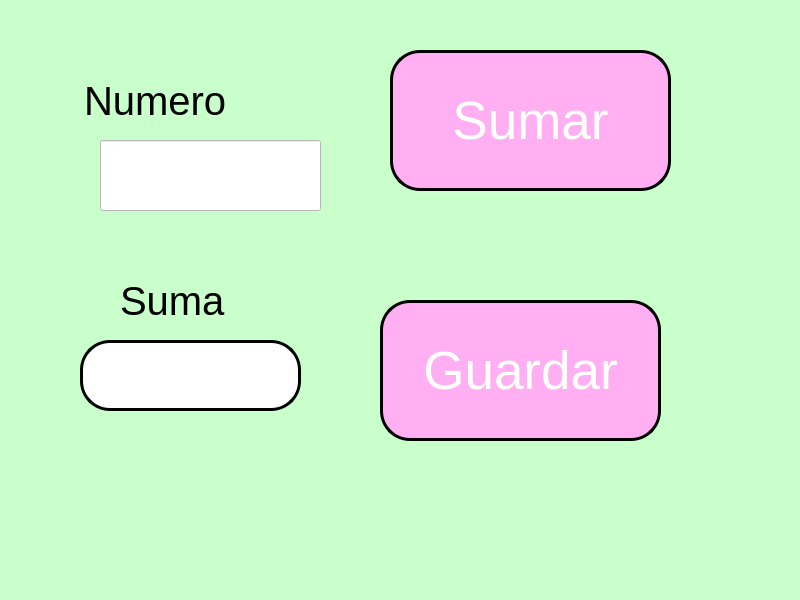
<?xml version="1.0" encoding="UTF-8"?>
<ui version="4.0">
 <class>MainWindow</class>
 <widget class="QMainWindow" name="MainWindow">
  <property name="geometry">
   <rect>
    <x>0</x>
    <y>0</y>
    <width>800</width>
    <height>600</height>
   </rect>
  </property>
  <property name="windowTitle">
   <string>MainWindow</string>
  </property>
  <property name="styleSheet">
   <string notr="true">background-color: rgb(170, 255, 255);
background-color: rgb(201, 255, 203);</string>
  </property>
  <widget class="QWidget" name="centralwidget">
   <widget class="QPushButton" name="btn_agregar">
    <property name="geometry">
     <rect>
      <x>390</x>
      <y>50</y>
      <width>281</width>
      <height>141</height>
     </rect>
    </property>
    <property name="font">
     <font>
      <pointsize>40</pointsize>
     </font>
    </property>
    <property name="styleSheet">
     <string notr="true">background-color:rgb(9,121,163);
background-color: rgb(255, 175, 242);
color:rgb(255,255,255);
border-radius: 30px;
border: 3px solid black;</string>
    </property>
    <property name="text">
     <string>Sumar</string>
    </property>
   </widget>
   <widget class="QLineEdit" name="txt_numero">
    <property name="geometry">
     <rect>
      <x>100</x>
      <y>140</y>
      <width>221</width>
      <height>71</height>
     </rect>
    </property>
    <property name="font">
     <font>
      <pointsize>40</pointsize>
     </font>
    </property>
    <property name="styleSheet">
     <string notr="true">background-color: rgb(255, 255, 255);</string>
    </property>
    <property name="text">
     <string/>
    </property>
    <property name="alignment">
     <set>Qt::AlignCenter</set>
    </property>
   </widget>
   <widget class="QLabel" name="label">
    <property name="geometry">
     <rect>
      <x>84</x>
      <y>80</y>
      <width>171</width>
      <height>41</height>
     </rect>
    </property>
    <property name="font">
     <font>
      <pointsize>30</pointsize>
     </font>
    </property>
    <property name="text">
     <string>Numero</string>
    </property>
   </widget>
   <widget class="QLabel" name="label_2">
    <property name="geometry">
     <rect>
      <x>120</x>
      <y>280</y>
      <width>141</width>
      <height>41</height>
     </rect>
    </property>
    <property name="font">
     <font>
      <pointsize>30</pointsize>
     </font>
    </property>
    <property name="text">
     <string>Suma</string>
    </property>
   </widget>
   <widget class="QLineEdit" name="txt_suma">
    <property name="geometry">
     <rect>
      <x>80</x>
      <y>340</y>
      <width>221</width>
      <height>71</height>
     </rect>
    </property>
    <property name="font">
     <font>
      <pointsize>40</pointsize>
     </font>
    </property>
    <property name="styleSheet">
     <string notr="true">background-color: rgb(255, 255, 255);
border-radius: 30px;
border: 3px solid black;</string>
    </property>
    <property name="text">
     <string/>
    </property>
    <property name="alignment">
     <set>Qt::AlignCenter</set>
    </property>
   </widget>
   <widget class="QPushButton" name="btn_guardar">
    <property name="geometry">
     <rect>
      <x>380</x>
      <y>300</y>
      <width>281</width>
      <height>141</height>
     </rect>
    </property>
    <property name="font">
     <font>
      <pointsize>40</pointsize>
     </font>
    </property>
    <property name="styleSheet">
     <string notr="true">background-color:rgb(9,121,163);
background-color: rgb(255, 175, 242);
color:rgb(255,255,255);
border-radius: 30px;
border: 3px solid black;</string>
    </property>
    <property name="text">
     <string>Guardar</string>
    </property>
   </widget>
  </widget>
  <widget class="QMenuBar" name="menubar">
   <property name="geometry">
    <rect>
     <x>0</x>
     <y>0</y>
     <width>800</width>
     <height>26</height>
    </rect>
   </property>
  </widget>
  <widget class="QStatusBar" name="statusbar"/>
 </widget>
 <resources/>
 <connections/>
</ui>
